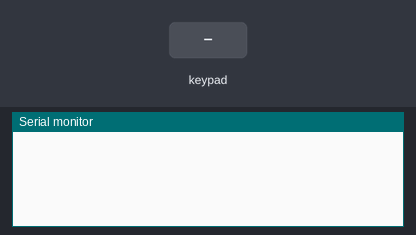
Bench run of a sketch on a simulated Arduino Mega 2560, built with avr-gcc and run on an emulated ATmega2560. On the bench: the last lines printed to the serial monitor. The test bench sets the inputs (shaded band).

Above: at 1.2 s.
1.3 s: key '1' pressed
At 1.9 s:
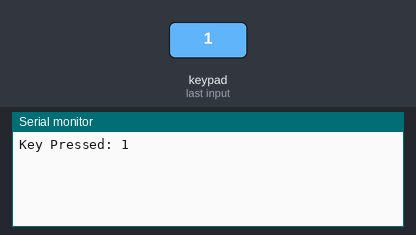
2.8 s: keypad keys 1 1 0 9 1 1 # pressed 0.4 s apart
At 5.8 s:
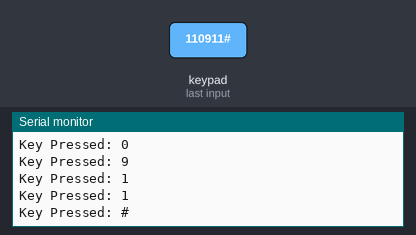
7.1 s: key '*' pressed
At 8.3 s:
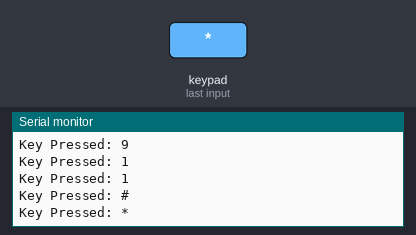
8.6 s: keypad keys 1 1 0 9 1 1 A pressed 0.4 s apart
At 11.5 s:
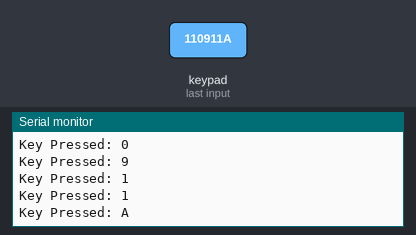
12.9 s: key 'B' pressed
At 14.1 s:
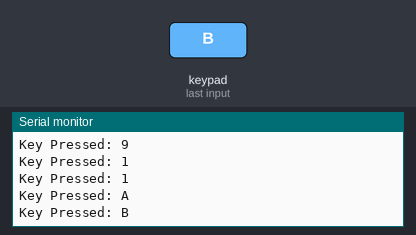
14.4 s: keypad keys 1 1 0 9 1 1 D pressed 0.4 s apart
At 18.1 s:
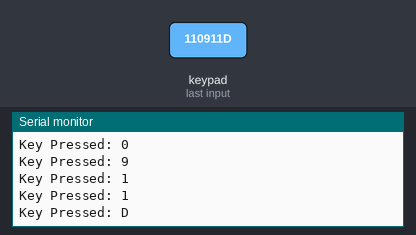
Timing chart, 0 to 19.6 s (numbered marks = the images above; inputs shaded):
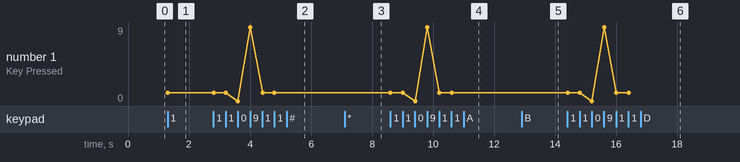

The sketch:

Keypad-SerialMonitor.ino
```cpp
#include <Keypad.h>

#define ROW_NUM     4
#define COLUMN_NUM  4

char keys[ROW_NUM][COLUMN_NUM] = {
  {'1', '4', '7', '*'},
  {'2', '5', '8', '0'},
  {'3', '6', '9', '#'},
  {'A', 'B', 'C', 'D'}
};

byte pin_rows[ROW_NUM] = {1, 10, 9, 11};
byte pin_column[COLUMN_NUM] = {12, 14, 21, 34};

Keypad keypad = Keypad(makeKeymap(keys), pin_rows, pin_column, ROW_NUM, COLUMN_NUM);

void setup() {
  Serial.begin(115200);
}

void loop() {
  char key = keypad.getKey();
  if (key) {
    Serial.print("Key Pressed: ");
    Serial.println(key);
  }
}
```

Measured:
- after the input at 1.3 s, the serial monitor: prints a new line at once (image 1)
- after the input at 2.8 s, the serial monitor: prints a new line after 0.80 s (image 2)
- after the input at 7.1 s, the serial monitor: prints a new line at once (image 3)
- after the input at 8.6 s, the serial monitor: prints a new line at once (image 4)
- after the input at 12.9 s, the serial monitor: prints a new line at once (image 5)
- after the input at 14.4 s, the serial monitor: prints a new line at once (image 6)
